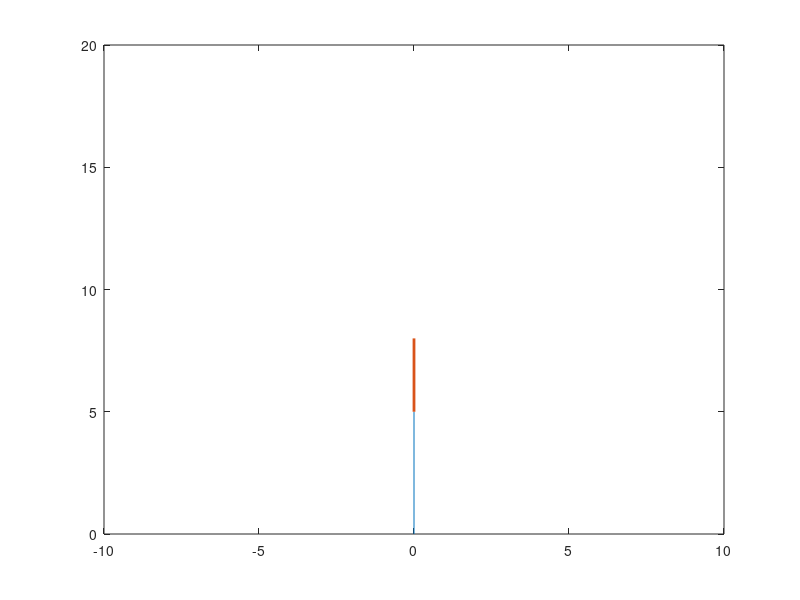

Source code (MATLAB): (Note: this script raises an error after producing the figure.)
%forward kinematics of a robotic arm
%link parameters(lengths and angles)
l1=5
l2=3
theta1=linspace(1,90,10)
theta2=linspace(1,90,10)
ct=1
for i = 1:length(theta1)
    a=theta1(i)
    for j =1:length(theta2)
        b=theta2(j)
    
%lines
        x1=l1*cosd(a)
        y1=l1*sind(a)

        x2=x1+l2*cosd(b)
        y2=y1+l2*sind(b)
        
%plotting
        
        plot([0 x1],[0 y1],[x1 x2],[y1 y2],'linewidth',2)
        xlim([-10 10])
        ylim([0 20])
        pause(0.1)
        m(ct)=getframe(gcf);
        ct=ct+1;
    end
end
movie(m)
vid=VideoWriter('fwd_kinems.avi','uncompressed AVI')
open(vid)
writeVideo(vid,m)
close(vid)